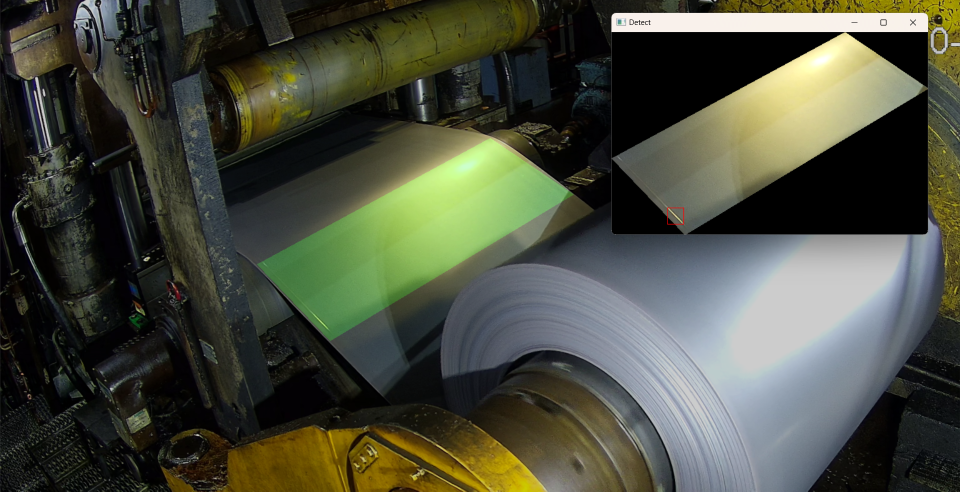
#> input picture 軟體示意圖.png, 1920 x 983 px, given in place of 1_target.mp4, which was not available (shown at 1/2 size)
$ python VideoVortex.py
#> lines starting #> are read from the running program, lines starting #| are printed output that depends on the picture; after the words box and inside, x2 and y2 are one past the last pixel; in counts of white or black regions, pixels touching at a corner belong together; pictures that were not available may be replaced by others from this repository, and a replacement may not be noted
#> in DetectVideo, frame is the input picture: shape (983, 1920, 3); mean B, G, R 61.8, 76.1, 72.9
### utils/ImageHandler.py
import cv2
import numpy as np


class ImageHandler:
    def ShowROI(self, image, size, points):
#> called with size = (1920, 1080)
        resize_image = cv2.resize(image , size, interpolation=cv2.INTER_AREA)
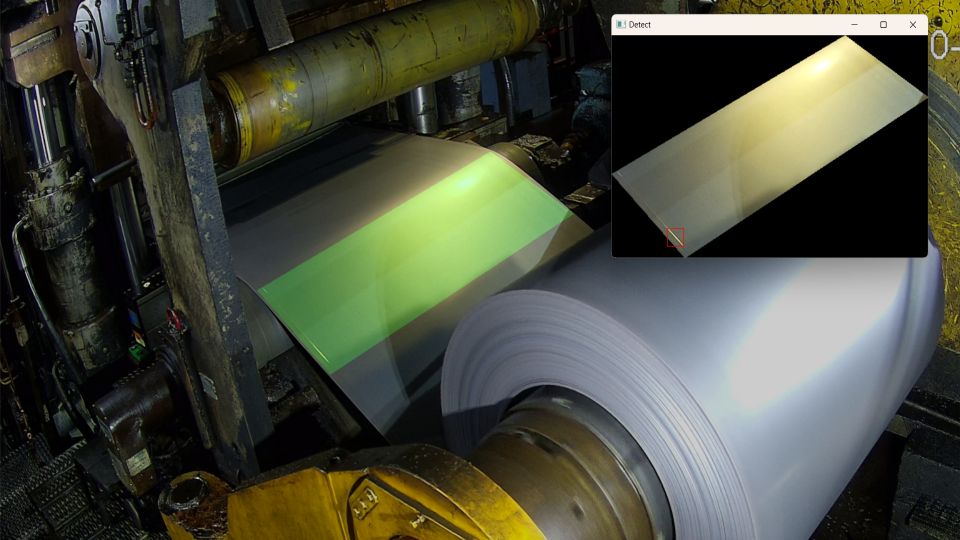
#> resize_image: shape (1080, 1920, 3) (shown at 1/2 size); mean B, G, R 61.8, 76, 72.8
        mask = np.zeros(resize_image.shape, np.uint8)
        mask = cv2.fillPoly(mask, [np.array(points)], (0, 255, 0))
        show_image = cv2.addWeighted(src1=resize_image, alpha=0.8, src2=mask, beta=0.2, gamma=0)
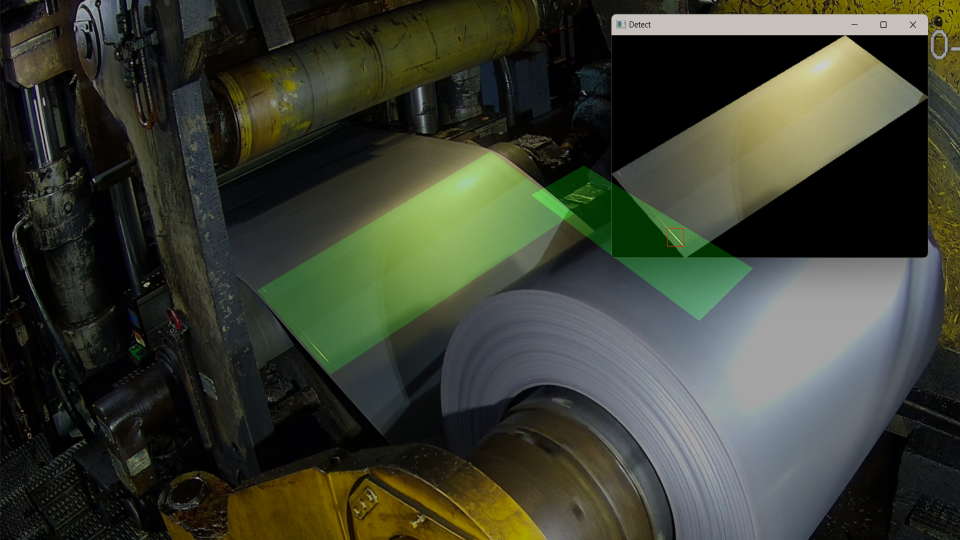
#> show_image: shape (1080, 1920, 3) (shown at 1/2 size); mean B, G, R 49.4, 62.1, 58.3
        cv2.namedWindow('Original Video(Include ROI Range)', cv2.WND_PROP_FULLSCREEN)
        cv2.imshow('Original Video(Include ROI Range)', show_image)
        return show_image

    def GetROI(self, image, points, dict, image_type):
#> called with image_type = 'Color'
        mask = np.zeros(image.shape, np.uint8)
        if image_type == "Mono":
            red_color = 255
        elif image_type == "Color":
            red_color = (255, 255, 255)
        cv2.fillPoly(mask, [np.array(points)], red_color)
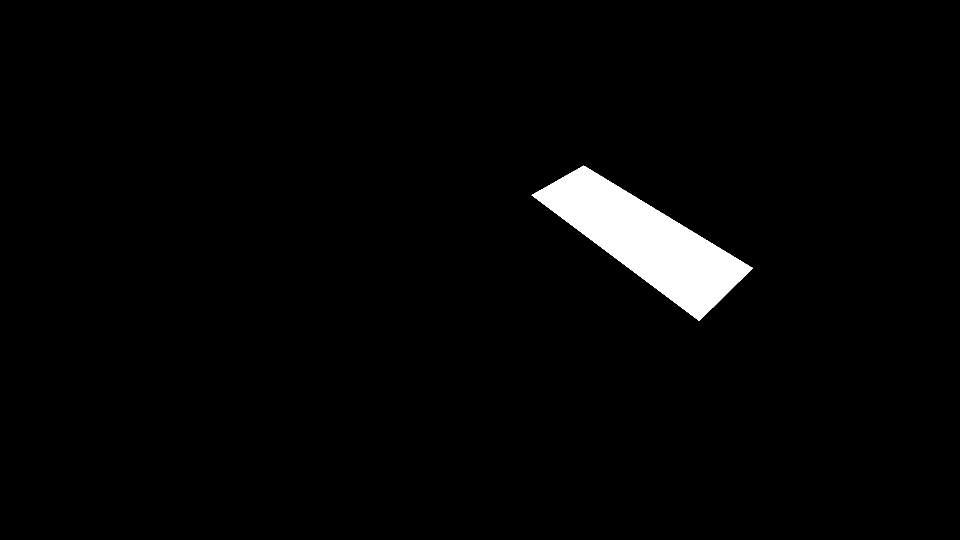
#> mask: shape (1080, 1920, 3) (shown at 1/2 size); 2.5% white; 1 white region, box (x1, y1, x2, y2) and area: (1063, 331, 1506, 642) 52090
        ROI = cv2.bitwise_and(mask, image)
        crop_ROI = ROI[dict['y_min']:dict['y_max'], dict['x_min']:dict['x_max']]
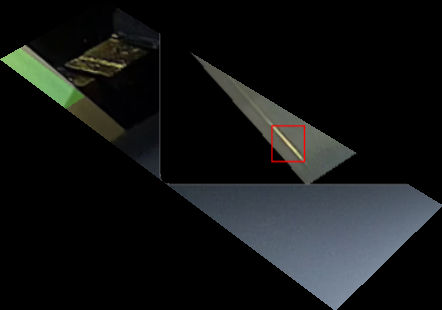
#> crop_ROI: shape (310, 442, 3); mean of channels 0, 1, 2 20.9, 20.8, 19; drawn as B, G, R
        return crop_ROI

    def Binarization(self, image, threshold):
        ret, dst = cv2.threshold(image, threshold, 255, cv2.THRESH_BINARY)
        return dst


### utils/DataTransformer.py
import cv2
import numpy as np


class DataTransformer:
    def GetExtremum(self, points):
        x_values = np.array(points)[:, 0]
        y_values = np.array(points)[:, 1]
        dict = {
        'x_max': np.max(x_values),
        'x_min': np.min(x_values),
        'y_max': np.max(y_values),
        'y_min': np.min(y_values),
        }
        return dict

    def IndicatorLight(self, image, position, type):
#> called with position = (350, 50), type = 'Green'
        if type =="Red":
            cv2.circle(image, (position[0], position[1]), 30, (0, 0, 255), -1)
            cv2.circle(image, (position[0], position[1]), 33, (128, 128, 128), 5)
        elif type =="Green":
            cv2.circle(image, (position[0], position[1]), 30, (0, 255, 0), -1)
            cv2.circle(image, (position[0], position[1]), 33, (128, 128, 128), 5)
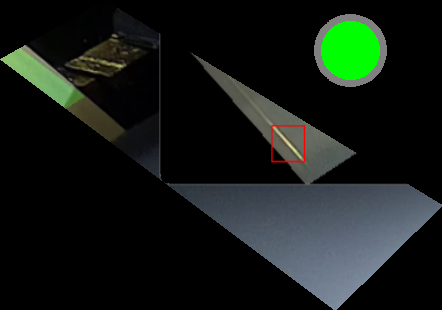
#> image: shape (310, 442, 3); mean of channels 0, 1, 2 22.2, 27.3, 20.3; drawn as B, G, R

class VideoTransformer:
    def __init__(self, video):
        self.video = video

    def VideoIsOpened(self):
        if not self.video.isOpened():
            print("Error: Unable to open video file.")
            exit()

    def GetVideoInfo(self):
        dict = {
        'fps': int(self.video.get(cv2.CAP_PROP_FPS)),
        'width': int(self.video.get(cv2.CAP_PROP_FRAME_WIDTH)),
        'height': int(self.video.get(cv2.CAP_PROP_FRAME_HEIGHT))
        }
        return dict

    def GetROIVideoSize(self, points):
         DT = DataTransformer()
         dict = DT.GetExtremum(points)
         width = dict['x_max'] - dict['x_min']
         height = dict['y_max'] - dict['y_min']
         return (width, height)

    def WriteVideo(self, output_video, fps, size):
        fourcc = cv2.VideoWriter_fourcc(*'mp4v')
        return cv2.VideoWriter(output_video, fourcc, fps, size)

### VideoVortex.py
import cv2
import numpy as np
from utils.DataTransformer import DataTransformer, VideoTransformer
from utils.ImageHandler import ImageHandler


class VideoVortex:
    def __init__(self, input_video, output_video, points, adjust_video_size):
        self.input_video = input_video
        self.output_video = output_video
        self.points = points
        self.adjust_video_size = adjust_video_size

    def DetectVideo(self):
        video_capture = cv2.VideoCapture(self.input_video)
        DT = DataTransformer()
        VT = VideoTransformer(video_capture)
        IH = ImageHandler()
        VT.VideoIsOpened()
        ROI_video = VT.WriteVideo(self.output_video, VT.GetVideoInfo()['fps'], VT.GetROIVideoSize(self.points))
        while True:
            ret, frame = video_capture.read()
            if not ret:
                break
            # Show original video(include ROI range)
            IH.ShowROI(frame, self.adjust_video_size, self.points)

            # Handle image
            resize_frame = cv2.resize(frame, self.adjust_video_size, interpolation=cv2.INTER_AREA)
            ROI = IH.GetROI(resize_frame , self.points, DT.GetExtremum(self.points), "Color")
            DT.IndicatorLight(ROI, (350, 50), "Green")
            gray_ROI = cv2.cvtColor(ROI, cv2.COLOR_BGR2GRAY)
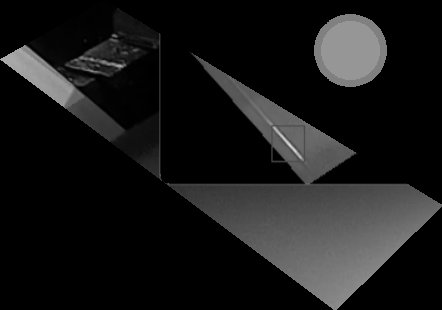
#> gray_ROI: shape (310, 442); min 0, max 216, mean 24.6
            binary = IH.Binarization(gray_ROI, 170) #2.mp4 128 #1.mp4 170
#> in Binarization, `ret, dst = cv2.threshold(image, threshold, 255, cv2.THRESH_BINARY)`:
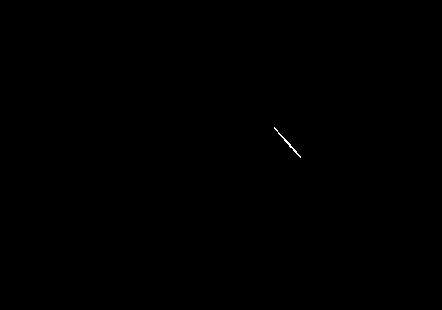
#> dst: shape (310, 442); 0.05% white in thin lines or dots, all inside (x1, y1, x2, y2) = (274, 127, 301, 158)
#> in Binarization, `ret, dst = cv2.threshold(image, threshold, 255, cv2.THRESH_BINARY)`: ret = 170
            cnts, hierarchy = cv2.findContours(binary, cv2.RETR_TREE, cv2.CHAIN_APPROX_NONE)
#> cnts = 1 contour; box (x1, y1, x2, y2) and area: (274, 127, 301, 158) 36
            for i in range(0,len(cnts)):
                x, y, w, h = cv2.boundingRect(cnts[i])
                #if y>250 and x<100 and w>5 and h>5: #2.mp4
                #   cv2.rectangle(draw, (x-20,y-20), (x+w,y+h), (0,0,255), 3)
                #   DT.IndicatorLight(draw, (50, 50), "Red")
                if y>200 and w>10 and w>10: #1.mp4
                   cv2.rectangle(ROI, (x-50,y-5), (x+w+5,y+h+50), (0,0,255), 1)
                   DT.IndicatorLight(ROI, (350, 50), "Red")
#> this loop made 1 pass
#> (x, y, w, h) on pass 1: (274, 127, 27, 31)
            cv2.imshow("Detect", ROI)
            ROI_video.write(ROI)
            if cv2.waitKey(20) & 0xFF == ord('q'):
#> (key q is pressed here)
                break
        video_capture.release()
        ROI_video.release()
        cv2.destroyAllWindows()


if __name__ == '__main__':
    input_video = r"E:\DIP Temp\Image Temp\1_target.mp4"
    output_video = r"E:\DIP Temp\Image Temp\output_video.mp4"
    points = [(1063, 390), (1398, 641), (1505, 536), (1167, 331)] #1.mp4
    adjust_video_size = (1920, 1080)
    #points = [(416, 426), (529, 539), (913, 311), (791, 224)] #2.mp4
    Object = VideoVortex(input_video, output_video, points, adjust_video_size)
    Object.DetectVideo()
    #test
